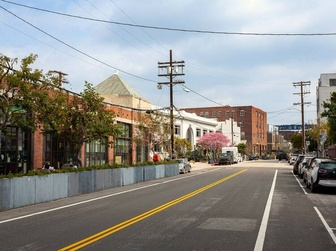
#> input picture sample/sample.jpg, 336 x 251 px, shrunk from 750 x 562 before the run, found by its file name
$ python project_code.py
#> lines starting #> are read from the running program, lines starting #| are printed output that depends on the picture; after the words box and inside, x2 and y2 are one past the last pixel; in counts of white or black regions, pixels touching at a corner belong together
"""
Harris Corner Detector
Paper: "A Combined Corner and Edge Detector" by Chris Harris & Mike Stephens (1988)

Team: Beibarys, Alim, Didar, Dias

"""

import numpy as np
import matplotlib.pyplot as plt
from PIL import Image


# ─────────────────────────────────────────────
#  1.  CORE PRIMITIVES
# ─────────────────────────────────────────────

def rgb_to_grayscale(img_array: np.ndarray) -> np.ndarray:
    """Convert RGB to grayscale using standard luminance weights."""
    if img_array.ndim == 2:
        return img_array.astype(np.float64)
    return (0.2126 * img_array[:, :, 0] +
            0.7152 * img_array[:, :, 1] +
            0.0722 * img_array[:, :, 2]).astype(np.float64)


def convolve2d(image: np.ndarray, kernel: np.ndarray) -> np.ndarray:
    """
    Manual 2-D convolution (same-size output, zero-padding).
    No scipy / cv2 – pure NumPy stride tricks for speed.
    """
    kh, kw = kernel.shape
    pad_h, pad_w = kh // 2, kw // 2
    padded = np.pad(image, ((pad_h, pad_h), (pad_w, pad_w)), mode='reflect')
    # Use as_strided for an efficient sliding-window view
    from numpy.lib.stride_tricks import as_strided
    H, W = image.shape
    shape = (H, W, kh, kw)
    strides = (*padded.strides, *padded.strides)
    windows = as_strided(padded, shape=shape, strides=strides)
    return np.einsum('ijkl,kl->ij', windows, kernel)


def gaussian_kernel(size: int = 5, sigma: float = 1.0) -> np.ndarray:
    """Create a normalised Gaussian kernel."""
    ax = np.arange(-(size // 2), size // 2 + 1, dtype=np.float64)
    xx, yy = np.meshgrid(ax, ax)
    k = np.exp(-(xx ** 2 + yy ** 2) / (2 * sigma ** 2))
    return k / k.sum()


def sobel_gradients(gray: np.ndarray):
    """
    Compute image gradients Ix, Iy using Sobel operators.
    Sobel kernels approximate the first derivative with noise suppression.
    """
    Kx = np.array([[-1, 0, 1],
                   [-2, 0, 2],
                   [-1, 0, 1]], dtype=np.float64)
    Ky = np.array([[-1, -2, -1],
                   [ 0,  0,  0],
                   [ 1,  2,  1]], dtype=np.float64)
    Ix = convolve2d(gray, Kx)
    Iy = convolve2d(gray, Ky)
    return Ix, Iy


# ─────────────────────────────────────────────
#  2.  HARRIS CORNER RESPONSE
# ─────────────────────────────────────────────

def harris_response(gray: np.ndarray,
                    k: float = 0.04,
                    window_size: int = 5,
                    sigma: float = 1.0) -> np.ndarray:
    """
    Compute the Harris corner response R for every pixel.

    Algorithm (Harris & Stephens, 1988):
      1.  Compute gradients  Ix, Iy
      2.  Compute second-moment (structure) tensor components:
              Ixx = Ix²,  Iyy = Iy²,  Ixy = Ix·Iy
      3.  Smooth each component with a Gaussian window
      4.  R = det(M) − k · trace(M)²
              where  M = [[Sxx, Sxy],
                          [Sxy, Syy]]
      Interpretation:
          R >> 0  →  corner
          R << 0  →  edge
          |R| ≈ 0 →  flat region
    """
    Ix, Iy = sobel_gradients(gray)

    # Structure tensor components
    Ixx = Ix * Ix
    Iyy = Iy * Iy
    Ixy = Ix * Iy

    # Weighted spatial sum via Gaussian smoothing
    gauss = gaussian_kernel(window_size, sigma)
    Sxx = convolve2d(Ixx, gauss)
    Syy = convolve2d(Iyy, gauss)
    Sxy = convolve2d(Ixy, gauss)

    # Corner response function
    det_M   = Sxx * Syy - Sxy * Sxy
    trace_M = Sxx + Syy
    R = det_M - k * (trace_M ** 2)
    return R


# ─────────────────────────────────────────────
#  3.  NON-MAXIMUM SUPPRESSION + THRESHOLDING
# ─────────────────────────────────────────────

def non_max_suppression(R: np.ndarray, neighborhood: int = 5) -> np.ndarray:
    """
    Keep only local maxima within a (neighborhood × neighborhood) window.
    Equivalent to 'dilation + equality check'.
    """
    from numpy.lib.stride_tricks import as_strided

    half = neighborhood // 2
    padded = np.pad(R, half, mode='constant', constant_values=-np.inf)
    H, W = R.shape
    shape   = (H, W, neighborhood, neighborhood)
    strides = (*padded.strides, *padded.strides)
    windows = as_strided(padded, shape=shape, strides=strides)
    local_max = windows.max(axis=(2, 3))
    return (R == local_max) & (R > 0)


def detect_corners(gray: np.ndarray,
                   k: float = 0.04,
                   threshold_ratio: float = 0.01,
                   window_size: int = 5,
                   sigma: float = 1.5,
                   nms_size: int = 7):
    """
    Full Harris pipeline.  Returns (corner_mask, R).

    Parameters
    ----------
    gray            : float64 grayscale image
    k               : Harris sensitivity (0.04–0.06 typical)
    threshold_ratio : fraction of R.max() used as threshold
    window_size     : Gaussian smoothing kernel size
    sigma           : Gaussian std-dev
    nms_size        : non-max suppression neighbourhood
    """
    R = harris_response(gray, k=k, window_size=window_size, sigma=sigma)
    threshold = threshold_ratio * R.max()
    nms_mask  = non_max_suppression(R, neighborhood=nms_size)
    corners   = nms_mask & (R > threshold)
    return corners, R


# ─────────────────────────────────────────────
#  4.  VISUALISATION HELPERS
# ─────────────────────────────────────────────

def draw_corners(img_array: np.ndarray, corners: np.ndarray,
                 color=(255, 0, 0), radius: int = 4) -> np.ndarray:
    """Overlay red circles on corner locations (returns RGB copy)."""
    out = img_array.copy()
    if out.ndim == 2:                          # grayscale → RGB
        out = np.stack([out, out, out], axis=2).astype(np.uint8)
    elif out.dtype != np.uint8:
        out = np.clip(out, 0, 255).astype(np.uint8)

    ys, xs = np.where(corners)
    H, W = out.shape[:2]
    for y, x in zip(ys, xs):
        # Draw a simple filled circle by checking distance
        for dy in range(-radius, radius + 1):
            for dx in range(-radius, radius + 1):
                if dx * dx + dy * dy <= radius * radius:
                    ny, nx = y + dy, x + dx
                    if 0 <= ny < H and 0 <= nx < W:
                        out[ny, nx] = color
    return out


def visualise_pipeline(img_array: np.ndarray,
                       name: str = "Image",
                       save_path: str = None,
                       **kwargs):
    """
    Full 6-panel figure showing every stage of the Harris pipeline.
    """
    gray    = rgb_to_grayscale(img_array)
    Ix, Iy  = sobel_gradients(gray)
    corners, R = detect_corners(gray, **kwargs)
    result  = draw_corners(img_array, corners)

    fig, axes = plt.subplots(2, 3, figsize=(15, 9))
    fig.suptitle(f"Harris Corner Detector – {name}", fontsize=16, fontweight='bold')

    axes[0, 0].imshow(img_array, cmap='gray' if img_array.ndim == 2 else None)
    axes[0, 0].set_title("Original Image")

    axes[0, 1].imshow(gray, cmap='gray')
    axes[0, 1].set_title("Grayscale")

    axes[0, 2].imshow(np.sqrt(Ix**2 + Iy**2), cmap='hot')
    axes[0, 2].set_title("Gradient Magnitude")

    r_display = R.copy(); r_display[r_display < 0] = 0
    axes[1, 0].imshow(r_display, cmap='hot')
    axes[1, 0].set_title("Corner Response R (positive)")

    axes[1, 1].imshow(corners, cmap='gray')
    axes[1, 1].set_title(f"Detected Corners ({corners.sum()} points)")

    axes[1, 2].imshow(result)
    axes[1, 2].set_title("Corners on Original Image")

    for ax in axes.flat:
        ax.axis('off')
    plt.tight_layout()

    if save_path:
        plt.savefig(save_path, dpi=150, bbox_inches='tight')
        print(f"  Saved → {save_path}")
    plt.show()
    return result


# ─────────────────────────────────────────────
#  5.  MAIN DEMO  (generates test images)
# ─────────────────────────────────────────────

def make_checkerboard(size: int = 256, squares: int = 8) -> np.ndarray:
    """Synthetic checkerboard – rich in corners."""
    sq = size // squares
    board = np.zeros((size, size, 3), dtype=np.uint8)
    for r in range(squares):
        for c in range(squares):
            if (r + c) % 2 == 0:
                board[r*sq:(r+1)*sq, c*sq:(c+1)*sq] = 255
    return board


def make_shapes(size: int = 256) -> np.ndarray:
    """Synthetic image with rectangle, triangle, circle – variety of features."""
    img = np.ones((size, size, 3), dtype=np.uint8) * 200  # light grey bg
    # Rectangle
    img[50:150, 50:180] = [70, 130, 180]
    # Triangle (filled via row-by-row)
    for row in range(170, 240):
        left  = int(128 - (row - 170) * 0.8)
        right = int(128 + (row - 170) * 0.8)
        img[row, max(0,left):min(size,right)] = [200, 80, 40]
    # Circle
    cx, cy, cr = 190, 80, 45
    y_idx, x_idx = np.ogrid[:size, :size]
    mask = (x_idx - cx)**2 + (y_idx - cy)**2 <= cr**2
    img[mask] = [50, 180, 80]
    return img


def run_demo(image_path: str = None):
    """
    Run Harris detector on:
      1. Synthetic checkerboard
      2. Synthetic shapes
      3. A real image (if path given or downloaded)

    Output PNGs are saved next to this script file.
    """
    import os
    # Save outputs beside the script, wherever it lives
    out_dir = os.path.dirname(os.path.abspath(__file__))

    print("=" * 60)
    print("  Harris Corner Detector Demo")
    print("=" * 60)
    print(f"  Outputs will be saved to: {out_dir}")

    # ── Test 1: Checkerboard ──────────────────
    print("\n[1/3] Checkerboard (synthetic)")
    board = make_checkerboard(256, 8)
    visualise_pipeline(board, name="Checkerboard",
                       save_path=os.path.join(out_dir, "output_checkerboard.png"),
                       threshold_ratio=0.01)

    # ── Test 2: Shapes ────────────────────────
    print("\n[2/3] Geometric shapes (synthetic)")
    shapes = make_shapes(256)
    visualise_pipeline(shapes, name="Geometric Shapes",
                       save_path=os.path.join(out_dir, "output_shapes.png"),
                       threshold_ratio=0.01)

    # ── Test 3: Real image ────────────────────
    if image_path:
        print(f"\n[3/3] Real image: {image_path}")
        img = np.array(Image.open(image_path).convert('RGB'))
        visualise_pipeline(img, name="Real Image",
                           save_path=os.path.join(out_dir, "output_real.png"),
                           threshold_ratio=0.01)
    else:
        print("\n[3/3] Trying to download a public domain sample image …")
        try:
            import urllib.request
            url = "https://media.timeout.com/images/106106356/750/562/image.jpg"
            sample_path = os.path.join(out_dir, "sample.jpg")
            urllib.request.urlretrieve(url, sample_path)
#> (this line was passed over: the network is not available in this run)
            img = np.array(Image.open(sample_path).convert('RGB'))
#> img is the input picture: shape (251, 336, 3); mean R, G, B 142.1, 141.8, 138.5
            visualise_pipeline(img, name="Sample (Bikes)",
                               save_path=os.path.join(out_dir, "output_real.png"),
                               threshold_ratio=0.005)
#> in convolve2d (call 15), `padded = np.pad(image, ((pad_h, pad_h), (pad_w, pad_w)), mode='reflect')`:
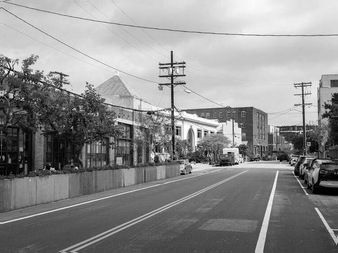
#> padded: shape (253, 338) float64; min 0, max 254.8, mean 141.5
#> in convolve2d (call 15), `strides = (*padded.strides, *padded.strides)`: strides = (2704, 8, 2704, 8)
#> call 3 of harris_response, with k = 0.04, window_size = 5, sigma = 1.5
#> in harris_response (call 3), `Ixy = Ix * Iy`:
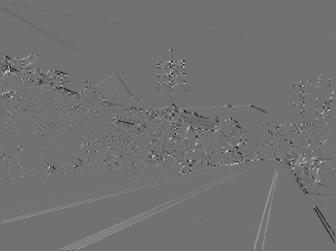
#> Ixy: shape (251, 336) float64; min -206056.6, max 255523.5, mean -42.9; drawn with min black and max white
#> in harris_response (call 3), `R = det_M - k * (trace_M ** 2)`:
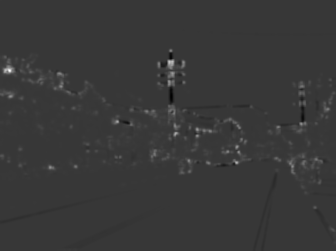
#> R: shape (251, 336) float64; min -4.22e+09, max 1.51e+10, mean 98985734.9; drawn with min black and max white
#> call 3 of non_max_suppression, with neighborhood = 7
#> in non_max_suppression (call 3), `padded = np.pad(R, half, mode='constant', constant_values=-np.inf)`:
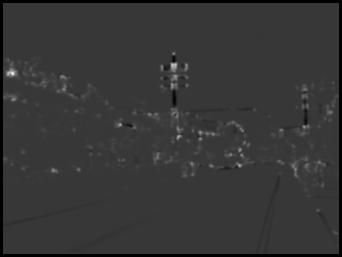
#> padded: shape (257, 342) float64; 4.05% of the values are NaN or infinite; the others: min -4.22e+09, max 1.51e+10, mean 98985734.9; drawn with min black, max white, NaN and infinite black
#> in non_max_suppression (call 3), `strides = (*padded.strides, *padded.strides)`: strides = (2736, 8, 2736, 8)
#> in non_max_suppression (call 3), `return (R == local_max) & (R > 0)`:
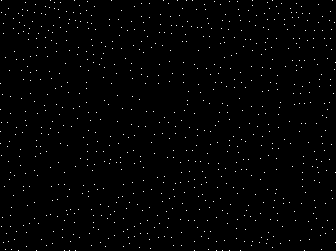
#> returned value: shape (251, 336) bool; 0.96% white in thin lines or dots
#> in detect_corners (call 3), `corners   = nms_mask & (R > threshold)`: corners: shape (251, 336) bool; 0.3% white in thin lines or dots, all inside (x1, y1, x2, y2) = (0, 50, 336, 251)
#> call 3 of draw_corners, with color = (255, 0, 0), radius = 4
#> in draw_corners (call 3), `ys, xs = np.where(corners)`: ys = 251 values from 50 to 250; xs = 251 values, max 335 at index 232, min 0 at index 123, mean 167.2
#> the loop in draw_corners (call 3), `for y, x in zip(ys, xs):` made 251 passes
#> (y, x) on passes 1 to 3: (50, 170), (55, 36), (56, 30)
#> after the loop in draw_corners (call 3), `for y, x in zip(ys, xs):`:
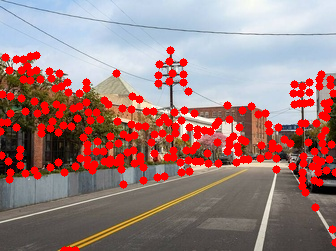
#> out: shape (251, 336, 3); 13.72% of pixels changed, all inside (x1, y1, x2, y2) = (0, 46, 336, 251)
#> in visualise_pipeline (call 3), `plt.savefig(save_path, dpi=150, bbox_inches='tight')`:
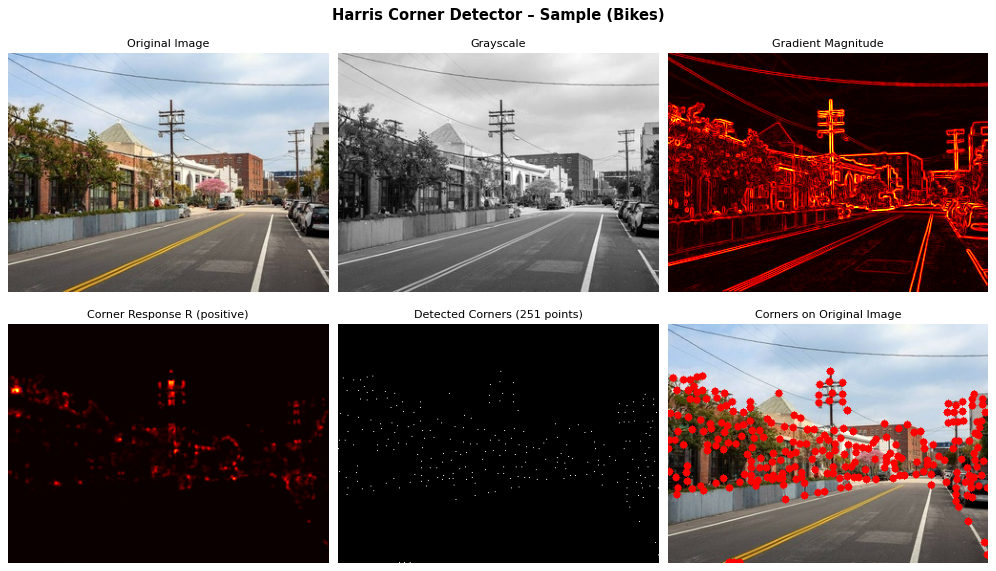
#> figure drawn by matplotlib, 6 panels
        except Exception as e:
            print(f"  Could not download sample: {e}")
            print("  Skipping test 3. Pass your own image: python harris.py your_image.jpg")

    print("\nDone! Output images saved to:", out_dir)


# ─────────────────────────────────────────────
#  STANDALONE USAGE
# ─────────────────────────────────────────────

if __name__ == "__main__":
    import sys
    img_path = sys.argv[1] if len(sys.argv) > 1 else None
    run_demo(img_path)
